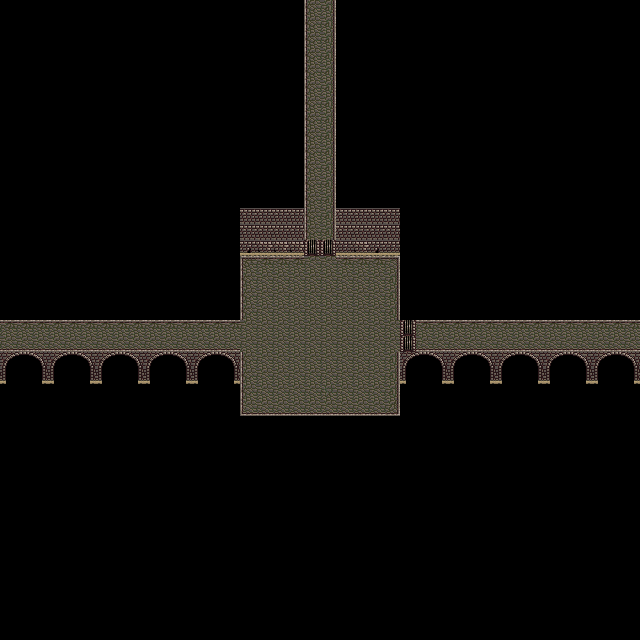

This is a level from a 2D game, rendered from its Tiled map with the project's own tilesets. A one-line summary and the complete map file follow:
An orthogonal 40x40 tile map with 16x16 px tiles, 1 tile layer (base).

<map version="1.2" tiledversion="1.2.5" orientation="orthogonal" renderorder="right-down" width="40" height="40" tilewidth="16" tileheight="16" infinite="0" nextlayerid="2" nextobjectid="1">
 <properties>
  <property name="a-tileSetImage" value="../resources/tilesets/sewer_1_alter.png" />
  <property name="b-upScreen" type="int" value="-1" />
  <property name="c-downScreen" type="int" value="-1" />
  <property name="d-leftScreen" type="int" value="21" />
  <property name="e-rightScreen" type="int" value="-1" />
 </properties>
 <tileset firstgid="1" source="../tsxfiles/sewer2.tsx" />
 <layer id="22" name="base" width="40" height="40">
  <data encoding="csv">
0,0,0,0,0,0,0,0,0,0,0,0,0,0,0,0,0,0,0,17,19,0,0,0,0,0,0,0,0,0,0,0,0,0,0,0,0,0,0,0,
0,0,0,0,0,0,0,0,0,0,0,0,0,0,0,0,0,0,0,17,19,0,0,0,0,0,0,0,0,0,0,0,0,0,0,0,0,0,0,0,
0,0,0,0,0,0,0,0,0,0,0,0,0,0,0,0,0,0,0,17,19,0,0,0,0,0,0,0,0,0,0,0,0,0,0,0,0,0,0,0,
0,0,0,0,0,0,0,0,0,0,0,0,0,0,0,0,0,0,0,17,19,0,0,0,0,0,0,0,0,0,0,0,0,0,0,0,0,0,0,0,
0,0,0,0,0,0,0,0,0,0,0,0,0,0,0,0,0,0,0,17,19,0,0,0,0,0,0,0,0,0,0,0,0,0,0,0,0,0,0,0,
0,0,0,0,0,0,0,0,0,0,0,0,0,0,0,0,0,0,0,17,19,0,0,0,0,0,0,0,0,0,0,0,0,0,0,0,0,0,0,0,
0,0,0,0,0,0,0,0,0,0,0,0,0,0,0,0,0,0,0,17,19,0,0,0,0,0,0,0,0,0,0,0,0,0,0,0,0,0,0,0,
0,0,0,0,0,0,0,0,0,0,0,0,0,0,0,0,0,0,0,17,19,0,0,0,0,0,0,0,0,0,0,0,0,0,0,0,0,0,0,0,
0,0,0,0,0,0,0,0,0,0,0,0,0,0,0,0,0,0,0,17,19,0,0,0,0,0,0,0,0,0,0,0,0,0,0,0,0,0,0,0,
0,0,0,0,0,0,0,0,0,0,0,0,0,0,0,0,0,0,0,17,19,0,0,0,0,0,0,0,0,0,0,0,0,0,0,0,0,0,0,0,
0,0,0,0,0,0,0,0,0,0,0,0,0,0,0,0,0,0,0,17,19,0,0,0,0,0,0,0,0,0,0,0,0,0,0,0,0,0,0,0,
0,0,0,0,0,0,0,0,0,0,0,0,0,0,0,0,0,0,0,17,19,0,0,0,0,0,0,0,0,0,0,0,0,0,0,0,0,0,0,0,
0,0,0,0,0,0,0,0,0,0,0,0,0,0,0,0,0,0,0,17,19,0,0,0,0,0,0,0,0,0,0,0,0,0,0,0,0,0,0,0,
0,0,0,0,0,0,0,0,0,0,0,0,0,0,0,49,49,49,49,17,19,49,49,49,49,0,0,0,0,0,0,0,0,0,0,0,0,0,0,0,
0,0,0,0,0,0,0,0,0,0,0,0,0,0,0,49,49,49,49,17,19,49,49,49,49,0,0,0,0,0,0,0,0,0,0,0,0,0,0,0,
0,0,0,0,0,0,0,0,0,0,0,0,0,0,0,72,73,73,73,25,25,65,73,72,65,0,0,0,0,0,0,0,0,0,0,0,0,0,0,0,
0,0,0,0,0,0,0,0,0,0,0,0,0,0,0,1,2,2,2,18,18,2,2,2,3,0,0,0,0,0,0,0,0,0,0,0,0,0,0,0,
0,0,0,0,0,0,0,0,0,0,0,0,0,0,0,17,18,18,18,18,18,18,18,18,19,0,0,0,0,0,0,0,0,0,0,0,0,0,0,0,
0,0,0,0,0,0,0,0,0,0,0,0,0,0,0,17,18,18,18,18,18,18,18,18,19,0,0,0,0,0,0,0,0,0,0,0,0,0,0,0,
0,0,0,0,0,0,0,0,0,0,0,0,0,0,0,17,18,18,18,18,18,18,18,18,19,0,0,0,0,0,0,0,0,0,0,0,0,0,0,0,
2,2,2,2,2,2,2,2,2,2,2,2,2,2,2,18,18,18,18,18,18,18,18,18,18,25,2,2,2,2,2,2,2,2,2,2,2,2,2,2,
34,34,34,34,34,34,34,34,34,34,34,34,34,34,34,18,18,18,18,18,18,18,18,18,18,25,34,34,34,34,34,34,34,34,34,34,34,34,34,34,
85,86,87,85,86,87,85,86,87,85,86,87,85,86,87,17,18,18,18,18,18,18,18,18,19,85,86,87,85,86,87,85,86,87,85,86,87,85,86,87,
133,102,135,133,102,135,133,102,135,133,102,135,133,102,135,17,18,18,18,18,18,18,18,18,19,133,102,135,133,102,135,133,102,135,133,102,135,133,102,135,
0,0,0,0,0,0,0,0,0,0,0,0,0,0,0,17,18,18,18,18,75,18,18,18,19,0,0,0,0,0,0,0,0,0,0,0,0,0,0,0,
0,0,0,0,0,0,0,0,0,0,0,0,0,0,0,33,34,34,34,34,34,34,34,34,35,0,0,0,0,0,0,0,0,0,0,0,0,0,0,0,
0,0,0,0,0,0,0,0,0,0,0,0,0,0,0,0,0,0,0,0,0,0,0,0,0,0,0,0,0,0,0,0,0,0,0,0,0,0,0,0,
0,0,0,0,0,0,0,0,0,0,0,0,0,0,0,0,0,0,0,0,0,0,0,0,0,0,0,0,0,0,0,0,0,0,0,0,0,0,0,0,
0,0,0,0,0,0,0,0,0,0,0,0,0,0,0,0,0,0,0,0,0,0,0,0,0,0,0,0,0,0,0,0,0,0,0,0,0,0,0,0,
0,0,0,0,0,0,0,0,0,0,0,0,0,0,0,0,0,0,0,0,0,0,0,0,0,0,0,0,0,0,0,0,0,0,0,0,0,0,0,0,
0,0,0,0,0,0,0,0,0,0,0,0,0,0,0,0,0,0,0,0,0,0,0,0,0,0,0,0,0,0,0,0,0,0,0,0,0,0,0,0,
0,0,0,0,0,0,0,0,0,0,0,0,0,0,0,0,0,0,0,0,0,0,0,0,0,0,0,0,0,0,0,0,0,0,0,0,0,0,0,0,
0,0,0,0,0,0,0,0,0,0,0,0,0,0,0,0,0,0,0,0,0,0,0,0,0,0,0,0,0,0,0,0,0,0,0,0,0,0,0,0,
0,0,0,0,0,0,0,0,0,0,0,0,0,0,0,0,0,0,0,0,0,0,0,0,0,0,0,0,0,0,0,0,0,0,0,0,0,0,0,0,
0,0,0,0,0,0,0,0,0,0,0,0,0,0,0,0,0,0,0,0,0,0,0,0,0,0,0,0,0,0,0,0,0,0,0,0,0,0,0,0,
0,0,0,0,0,0,0,0,0,0,0,0,0,0,0,0,0,0,0,0,0,0,0,0,0,0,0,0,0,0,0,0,0,0,0,0,0,0,0,0,
0,0,0,0,0,0,0,0,0,0,0,0,0,0,0,0,0,0,0,0,0,0,0,0,0,0,0,0,0,0,0,0,0,0,0,0,0,0,0,0,
0,0,0,0,0,0,0,0,0,0,0,0,0,0,0,0,0,0,0,0,0,0,0,0,0,0,0,0,0,0,0,0,0,0,0,0,0,0,0,0,
0,0,0,0,0,0,0,0,0,0,0,0,0,0,0,0,0,0,0,0,0,0,0,0,0,0,0,0,0,0,0,0,0,0,0,0,0,0,0,0,
0,0,0,0,0,0,0,0,0,0,0,0,0,0,0,0,0,0,0,0,0,0,0,0,0,0,0,0,0,0,0,0,0,0,0,0,0,0,0,0
</data>
 </layer>
</map>
